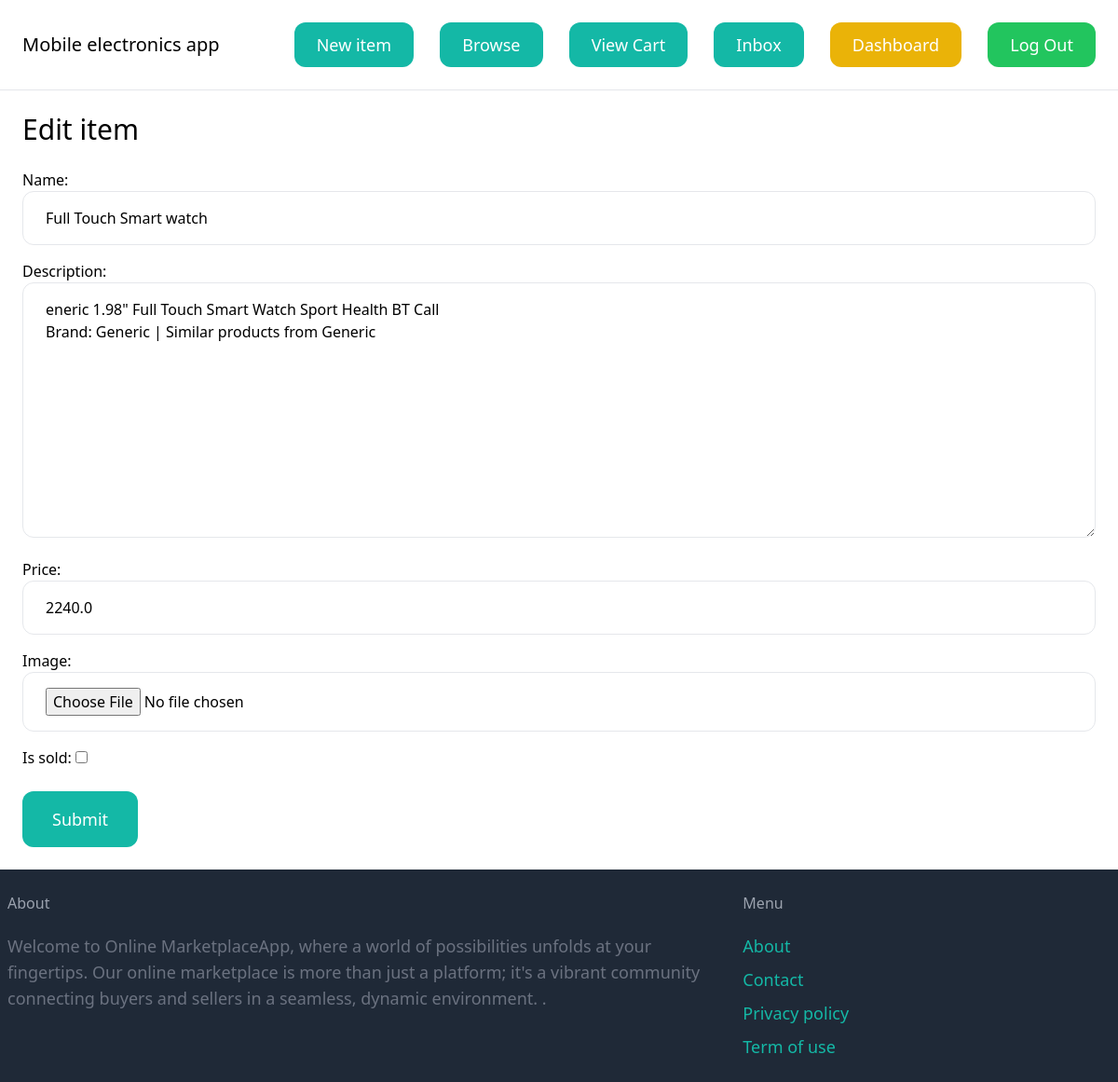
Screenshot of /items/70/edit/ (signed in) with the database file from the repository.
### item/models.py (models this page shows, shortened)
class Item(models.Model):
    category = models.ForeignKey(Category, related_name='items', on_delete=models.CASCADE)
    name = models.CharField(max_length=255)
    description = models.TextField(blank=True, null=True)
    price = models.FloatField(blank=True, null=True)
    image = models.ImageField(upload_to='item_images', blank=True, null=True)
    is_sold = models.BooleanField(default=False)
    created_by = models.ForeignKey(User, related_name='items', on_delete=models.CASCADE)
    created_at = models.DateTimeField(auto_now_add=True,null=True)

### item/views.py (the view)
# urls.py: path('<int:pk>/edit/', views.edit, name='edit'),
@login_required
def edit(request, pk):
    item = get_object_or_404(Item, pk=pk, created_by=request.user)
    if request.method == 'POST':
        form = EditItemForm(request.POST, request.FILES, instance=item)
        if form.is_valid():
            form.save()
            return redirect('item:detail', pk=pk)
    else:
        form = EditItemForm(instance=item)
    return render(request, 'item/form.html', {
        'form': form,
        'title': 'Edit item',
    })

### item/forms.py
class EditItemForm(forms.ModelForm):
    class Meta:
        model = Item
        fields = ('name', 'description', 'price', 'image', 'is_sold')
        widgets = {
            'name': forms.TextInput(attrs={
                'class': INPUT_CLASSES
            }),
            'description': forms.Textarea(attrs={
                'class': INPUT_CLASSES
            }),
            'price': forms.TextInput(attrs={
                'class': INPUT_CLASSES
            }),
            'image': forms.FileInput(attrs={
                'class': INPUT_CLASSES
            })
        }

### item/templates/item/form.html (shortened to what this page needs)
{% extends 'core/base.html' %}
{% block content %}
<h1 class="mb-6 text-3xl">{{ title }}</h1>
<form method="post" action="." enctype="multipart/form-data">
    <div class="space-y-4">
        {{ form.as_p }}
    </div>
    <button class="mt-6 py-4 px-8 text-lg bg-teal-500 hover:bg-teal-700 rounded-xl text-white">Submit</button>
</form>
{% endblock %}

### rows the page displays
Item: name "Full Touch Smart watch", description "eneric 1.98\" Full Touch Smart Watch Sport Health BT Call Brand: Generic | Similar products from Generic", price "2240.0"

### other values shown
{{ title }} "Edit item"
